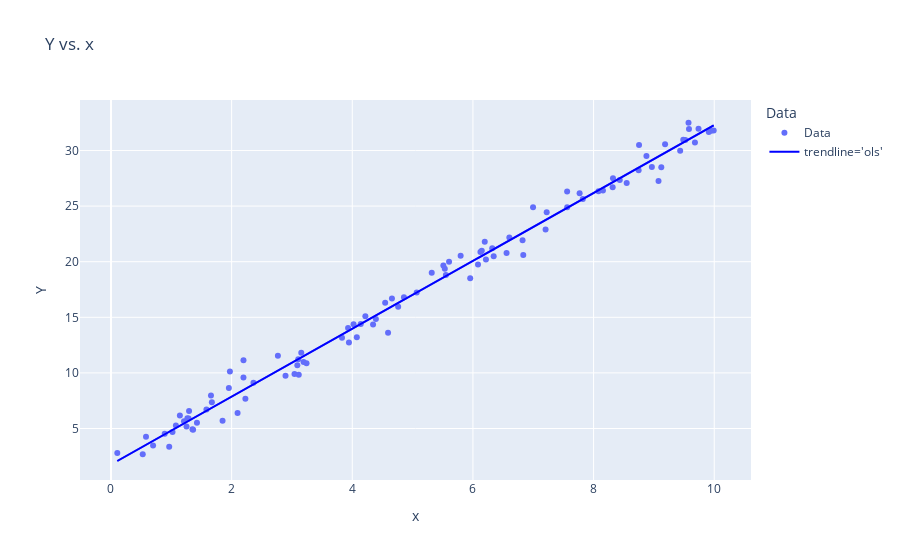

The code cell stored with this chart in its notebook:
### Markdown cell above
### 2. Use a dataset simulated from your theoretical Simple Linear Regression model to demonstrate how to create and visualize a fitted Simple Linear Regression model using *pandas* and *import statsmodels.formula.api as smf*.

### Code cell
import pandas as pd
import statsmodels.formula.api as smf  # **This library is used for fitting statistical models, including Simple Linear Regression** [1-3]
import plotly.express as px  # **This library is for creating visualizations** [4]
import numpy as np
from scipy.stats import norm

# Simulate Data
n = 100 # number of observations
beta0 = 2 # intercept coefficient
beta1 = 3 # slope coefficient
sigma = 1 # standard deviation of the error term

x = np.random.uniform(0, 10, n) # predictor variable
errors = norm.rvs(loc=0, scale=sigma, size=n) # error term
Y = beta0 + beta1 * x + errors # outcome variable


# Create Pandas DataFrame
df = pd.DataFrame({'x': x, 'Y': Y}) # **Combine the simulated x and Y data into a pandas DataFrame called 'df'** [5]

# Fit Simple Linear Regression Model
model_data_specification = smf.ols("Y~x", data=df) # **This line specifies the model, indicating that 'Y' is the outcome variable and 'x' is the predictor variable, using the data in the 'df' DataFrame** [2, 3, 5-7]
fitted_model = model_data_specification.fit() # **This line fits the Simple Linear Regression model to the data, using the ordinary least squares (OLS) method. This process estimates the intercept and slope coefficients that best fit the data** [2, 3, 5, 8, 9]

# Explore Fitted Model
fitted_model.summary()  # **This provides a comprehensive summary of the fitted model, including statistical tests, coefficients, R-squared, and other relevant information** [2, 5, 10] 
fitted_model.summary().tables[1]  # **This specifically extracts the table containing the coefficients, their standard errors, t-statistics, p-values, and confidence intervals** [2, 5, 10]
fitted_model.params  # **This provides a pandas Series object containing the estimated intercept and slope coefficients** [2, 5]
fitted_model.params.values  # **This extracts the values of the estimated intercept and slope coefficients as a NumPy array** [2, 5]
fitted_model.rsquared  # **This provides the R-squared value of the fitted model, which indicates the proportion of variance in the outcome variable that is explained by the predictor variable** [2, 5]

# Visualize Fitted Model
df['Data'] = 'Data' # **This line is a workaround to include the data points in the legend of the plot** [5]
fig = px.scatter(df, x='x',  y='Y', color='Data', trendline='ols', title='Y vs. x') # **This creates a scatter plot of the data with the fitted Simple Linear Regression line overlaid. The 'trendline='ols'' argument automatically fits the line using OLS** [5]

# Add Fitted Values Line (Same as trendline='ols')
fig.add_scatter(x=df['x'], y=fitted_model.fittedvalues, line=dict(color='blue'), name="trendline='ols'") # **This line adds a scatter plot of the fitted values, which visually represents the same fitted line as 'trendline='ols''** [5]

fig.show() # **This displays the plot** [5]

### Figure 1 — Plotly figure (JSON) as saved in the notebook; plotly's stock layout.template omitted (floating-point values rounded to 4 significant figures)
{"data": [{"hovertemplate": "Data=Data<br>x=%{x}<br>Y=%{y}<extra></extra>", "legendgroup": "Data", "marker": {"color": "#636efa", "symbol": "circle"}, "mode": "markers", "name": "Data", "orientation": "v", "showlegend": true, "type": "scatter", "x": [4.857, 3.104, 1.85, 1.295, 1.21, 3.154, 1.361, 9.435, 7.821, 1.252, 7.204, 2.894, 0.5265, 8.966, 8.082, 7.769, 9.74, 3.042, 3.089, 4.345, 6.823, 8.754, 9.076, 6.344, 1.288, 6.558, 8.434, 5.317, 4.021, 8.322, 9.574, 2.196, 2.767, 4.217, 8.747, 4.075, 4.14, 5.552, 9.581, 9.487, 6.124, 1.02, 1.267, 1.425, 4.545, 8.316, 5.796, 7.223, 1.658, 0.1049, 9.948, 9.91, 2.362, 3.93, 0.8908, 0.5807, 1.583, 8.155, 9.521, 4.761, 3.241, 1.351, 6.32, 6.196, 6.147, 2.196, 3.113, 3.945, 1.954, 8.876, 5.604, 7.561, 4.391, 1.142, 5.955, 3.192, 9.122, 8.549, 4.658, 5.51, 1.972, 4.593, 9.185, 6.996, 5.534, 3.829, 6.603, 1.673, 2.099, 6.834, 2.228, 0.6981, 7.562, 9.991, 9.68, 0.9654, 6.216, 5.068, 1.076, 6.084], "xaxis": "x", "y": [16.81, 11.23, 5.707, 6.567, 5.656, 11.82, 4.883, 29.97, 25.63, 5.174, 22.9, 9.755, 2.674, 28.52, 26.33, 26.16, 31.95, 9.901, 10.69, 14.36, 21.92, 30.49, 27.26, 20.48, 5.905, 20.78, 27.35, 19.0, 14.38, 27.51, 32.49, 11.13, 11.54, 15.09, 28.23, 13.2, 14.4, 18.8, 31.93, 30.96, 20.86, 4.687, 5.925, 5.518, 16.32, 26.68, 20.52, 24.45, 7.963, 2.791, 31.77, 31.66, 9.112, 14.03, 4.521, 4.256, 6.712, 26.41, 30.94, 15.95, 10.86, 4.938, 21.22, 21.78, 20.99, 9.584, 9.827, 12.74, 8.635, 29.5, 20.0, 26.31, 14.85, 6.163, 18.52, 10.98, 28.5, 27.07, 16.69, 19.66, 10.12, 13.61, 30.56, 24.91, 19.36, 13.17, 22.18, 7.352, 6.397, 20.61, 7.685, 3.462, 24.9, 31.79, 30.71, 3.361, 20.21, 17.23, 5.271, 19.76], "yaxis": "y"}, {"hovertemplate": "<b>OLS trendline</b><br>Y = 3.05241 * x + 1.75804<br>R<sup>2</sup>=0.989511<br><br>Data=Data<br>x=%{x}<br>Y=%{y} <b>(trend)</b><extra></extra>", "legendgroup": "Data", "marker": {"color": "#636efa", "symbol": "circle"}, "mode": "lines", "name": "Data", "showlegend": false, "type": "scatter", "x": [0.1049, 0.5265, 0.5807, 0.6981, 0.8908, 0.9654, 1.02, 1.076, 1.142, 1.21, 1.252, 1.267, 1.288, 1.295, 1.351, 1.361, 1.425, 1.583, 1.658, 1.673, 1.85, 1.954, 1.972, 2.099, 2.196, 2.196, 2.228, 2.362, 2.767, 2.894, 3.042, 3.089, 3.104, 3.113, 3.154, 3.192, 3.241, 3.829, 3.93, 3.945, 4.021, 4.075, 4.14, 4.217, 4.345, 4.391, 4.545, 4.593, 4.658, 4.761, 4.857, 5.068, 5.317, 5.51, 5.534, 5.552, 5.604, 5.796, 5.955, 6.084, 6.124, 6.147, 6.196, 6.216, 6.32, 6.344, 6.558, 6.603, 6.823, 6.834, 6.996, 7.204, 7.223, 7.561, 7.562, 7.769, 7.821, 8.082, 8.155, 8.316, 8.322, 8.434, 8.549, 8.747, 8.754, 8.876, 8.966, 9.076, 9.122, 9.185, 9.435, 9.487, 9.521, 9.574, 9.581, 9.68, 9.74, 9.91, 9.948, 9.991], "xaxis": "x", "y": [2.078, 3.365, 3.53, 3.889, 4.477, 4.705, 4.872, 5.043, 5.244, 5.452, 5.581, 5.625, 5.688, 5.71, 5.881, 5.913, 6.109, 6.589, 6.818, 6.863, 7.404, 7.723, 7.777, 8.164, 8.462, 8.462, 8.56, 8.967, 10.2, 10.59, 11.04, 11.19, 11.23, 11.26, 11.39, 11.5, 11.65, 13.45, 13.76, 13.8, 14.03, 14.2, 14.4, 14.63, 15.02, 15.16, 15.63, 15.78, 15.98, 16.29, 16.58, 17.23, 17.99, 18.58, 18.65, 18.7, 18.86, 19.45, 19.93, 20.33, 20.45, 20.52, 20.67, 20.73, 21.05, 21.12, 21.77, 21.91, 22.58, 22.62, 23.11, 23.75, 23.8, 24.84, 24.84, 25.47, 25.63, 26.43, 26.65, 27.14, 27.16, 27.5, 27.85, 28.46, 28.48, 28.85, 29.13, 29.46, 29.6, 29.8, 30.56, 30.72, 30.82, 30.98, 31.0, 31.31, 31.49, 32.01, 32.12, 32.26], "yaxis": "y"}, {"line": {"color": "blue"}, "name": "trendline='ols'", "type": "scatter", "x": [4.857, 3.104, 1.85, 1.295, 1.21, 3.154, 1.361, 9.435, 7.821, 1.252, 7.204, 2.894, 0.5265, 8.966, 8.082, 7.769, 9.74, 3.042, 3.089, 4.345, 6.823, 8.754, 9.076, 6.344, 1.288, 6.558, 8.434, 5.317, 4.021, 8.322, 9.574, 2.196, 2.767, 4.217, 8.747, 4.075, 4.14, 5.552, 9.581, 9.487, 6.124, 1.02, 1.267, 1.425, 4.545, 8.316, 5.796, 7.223, 1.658, 0.1049, 9.948, 9.91, 2.362, 3.93, 0.8908, 0.5807, 1.583, 8.155, 9.521, 4.761, 3.241, 1.351, 6.32, 6.196, 6.147, 2.196, 3.113, 3.945, 1.954, 8.876, 5.604, 7.561, 4.391, 1.142, 5.955, 3.192, 9.122, 8.549, 4.658, 5.51, 1.972, 4.593, 9.185, 6.996, 5.534, 3.829, 6.603, 1.673, 2.099, 6.834, 2.228, 0.6981, 7.562, 9.991, 9.68, 0.9654, 6.216, 5.068, 1.076, 6.084], "y": [16.58, 11.23, 7.404, 5.71, 5.452, 11.39, 5.913, 30.56, 25.63, 5.581, 23.75, 10.59, 3.365, 29.13, 26.43, 25.47, 31.49, 11.04, 11.19, 15.02, 22.58, 28.48, 29.46, 21.12, 5.688, 21.77, 27.5, 17.99, 14.03, 27.16, 30.98, 8.462, 10.2, 14.63, 28.46, 14.2, 14.4, 18.7, 31.0, 30.72, 20.45, 4.872, 5.625, 6.109, 15.63, 27.14, 19.45, 23.8, 6.818, 2.078, 32.12, 32.01, 8.967, 13.76, 4.477, 3.53, 6.589, 26.65, 30.82, 16.29, 11.65, 5.881, 21.05, 20.67, 20.52, 8.462, 11.26, 13.8, 7.723, 28.85, 18.86, 24.84, 15.16, 5.244, 19.93, 11.5, 29.6, 27.85, 15.98, 18.58, 7.777, 15.78, 29.8, 23.11, 18.65, 13.45, 21.91, 6.863, 8.164, 22.62, 8.56, 3.889, 24.84, 32.26, 31.31, 4.705, 20.73, 17.23, 5.043, 20.33]}], "layout": {"legend": {"title": {"text": "Data"}, "tracegroupgap": 0}, "title": {"text": "Y vs. x"}, "xaxis": {"anchor": "y", "domain": [0, 1], "title": {"text": "x"}}, "yaxis": {"anchor": "x", "domain": [0, 1], "title": {"text": "Y"}}}}
